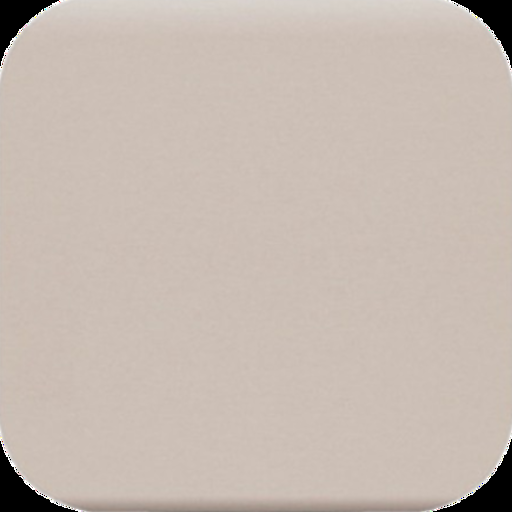
#> input picture dataset/cushion2.png, 512 x 512 px
$ python opencv.py
#> lines starting #> are read from the running program, lines starting #| are printed output that depends on the picture
import cv2
import numpy as np
import time

# 이미지 불러오기
image_path = 'dataset/cushion2.png'  # 여기에 이미지 파일 경로를 입력하세요
image = cv2.imread(image_path)
#> image is the input picture: shape (512, 512, 3); mean B, G, R 177.4, 186.1, 198.6

# 이미지가 제대로 불러와졌는지 확인
if image is None:
    raise FileNotFoundError(f"이미지를 불러올 수 없습니다: {image_path}")

# 점을 찍을 좌표 설정 (예: (x, y) = (100, 150))
height, width, _ = image.shape
#> height = 512; width = 512
qheight = height // 4
#> qheight = 128
qwidth = width // 4
#> qwidth = 128
points = [(qwidth * 2, qheight // 2), (qwidth // 2, qheight * 2), (qwidth * 3 + qwidth // 2, qheight * 2),
          (qwidth * 2, qheight * 3 + qheight // 2)]

# 창 이름 설정
window_name = 'Image with Changing Dots'

# 창 생성 및 크기 설정 (예: 800x600)
cv2.namedWindow(window_name, cv2.WINDOW_NORMAL)
cv2.resizeWindow(window_name, 512, 512)

# 초기 색상 설정 (빨간색)
color = (0, 255, 0)

# 빨간색에서 파란색으로 변환하는 루프
for i in range(256):
    # 색상 계산
    current_color = (i, 0, 255 - i)

    # 원본 이미지를 복사하여 사용 (기존 이미지를 덮어쓰지 않기 위해)
    image_copy = image.copy()

    # 각 좌표에 점 찍기
    for point in points:
        cv2.circle(image_copy, point, radius=30, color=current_color, thickness=-1)

    # 이미지 보여주기
    cv2.imshow(window_name, image_copy)

    # 30ms 대기 (빠른 변화 시 조정 가능)
    if cv2.waitKey(30) & 0xFF == 27:  # ESC 키를 누르면 루프 종료
        break
#> this loop made 1 pass; (key Esc is pressed on pass 1)
#> pass 1, `cv2.imshow(window_name, image_copy)`:
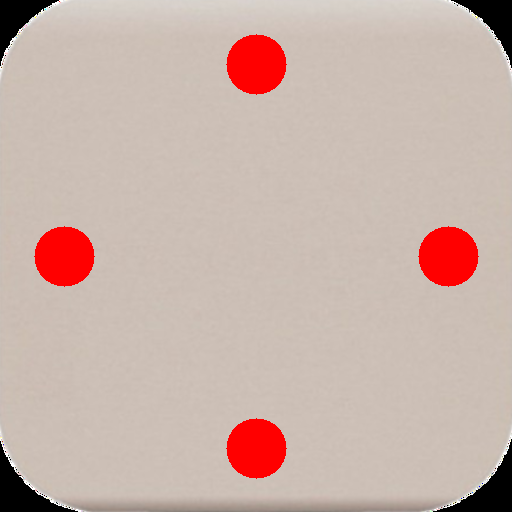
#> window 'Image with Changing Dots': shape (512, 512, 3); mean B, G, R 169.6, 177.9, 200.8

cv2.destroyAllWindows()
